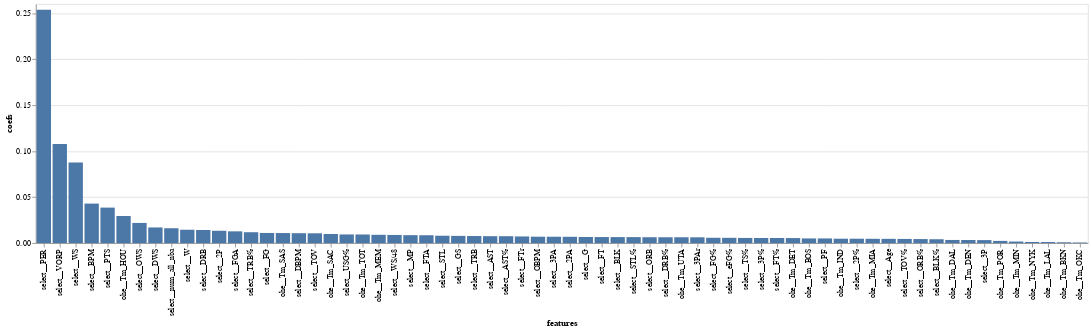

Notebook code for this chart:
### Markdown cell above
For our feature importance, we

### Code cell
import altair as alt

coef_df = pd.DataFrame({'coefs':model.best_estimator_.feature_importances_,
                          'features':X_train.columns})
coef_df_nz = coef_df[coef_df['coefs']!=0]

alt.Chart(coef_df_nz).mark_bar().encode(
    y='coefs',
    x=alt.Y('features', sort='-y'))

### Figure 1 — Vega-Lite specification as saved in the notebook (floating-point values rounded to 4 significant figures)
{"config": {"view": {"continuousWidth": 400, "continuousHeight": 300}}, "data": {"name": "data-7daa4745a0de2966e31cd3b6c4c310ca"}, "mark": "bar", "encoding": {"x": {"field": "features", "sort": "-y", "type": "nominal"}, "y": {"field": "coefs", "type": "quantitative"}}, "$schema": "https://vega.github.io/schema/vega-lite/v4.17.0.json", "datasets": {"data-7daa4745a0de2966e31cd3b6c4c310ca": [{"coefs": 0.004609, "features": "select__Age"}, {"coefs": 0.006633, "features": "select__G"}, {"coefs": 0.00782, "features": "select__GS"}, {"coefs": 0.008605, "features": "select__MP"}, {"coefs": 0.01101, "features": "select__FG"}, {"coefs": 0.01276, "features": "select__FGA"}, {"coefs": 0.005772, "features": "select__FG%"}, {"coefs": 0.00324, "features": "select__3P"}, {"coefs": 0.006915, "features": "select__3PA"}, {"coefs": 0.005546, "features": "select__3P%"}, {"coefs": 0.0134, "features": "select__2P"}, {"coefs": 0.006841, "features": "select__2PA"}, {"coefs": 0.004743, "features": "select__2P%"}, {"coefs": 0.005717, "features": "select__eFG%"}, {"coefs": 0.006552, "features": "select__FT"}, {"coefs": 0.008524, "features": "select__FTA"}, {"coefs": 0.005522, "features": "select__FT%"}, {"coefs": 0.006382, "features": "select__ORB"}, {"coefs": 0.01421, "features": "select__DRB"}, {"coefs": 0.007674, "features": "select__TRB"}, {"coefs": 0.007509, "features": "select__AST"}, {"coefs": 0.007991, "features": "select__STL"}, {"coefs": 0.006518, "features": "select__BLK"}, {"coefs": 0.01064, "features": "select__TOV"}, {"coefs": 0.005057, "features": "select__PF"}, {"coefs": 0.03859, "features": "select__PTS"}, {"coefs": 0.2537, "features": "select__PER"}, {"coefs": 0.005586, "features": "select__TS%"}, {"coefs": 0.006285, "features": "select__3PAr"}, {"coefs": 0.007221, "features": "select__FTr"}, {"coefs": 0.004368, "features": "select__ORB%"}, {"coefs": 0.006341, "features": "select__DRB%"}, {"coefs": 0.01182, "features": "select__TRB%"}, {"coefs": 0.007494, "features": "select__AST%"}, {"coefs": 0.006513, "features": "select__STL%"}, {"coefs": 0.004182, "features": "select__BLK%"}, {"coefs": 0.004509, "features": "select__TOV%"}, {"coefs": 0.009395, "features": "select__USG%"}, {"coefs": 0.0219, "features": "select__OWS"}, {"coefs": 0.01699, "features": "select__DWS"}, {"coefs": 0.08751, "features": "select__WS"}, {"coefs": 0.008854, "features": "select__WS/48"}, {"coefs": 0.006958, "features": "select__OBPM"}, {"coefs": 0.01075, "features": "select__DBPM"}, {"coefs": 0.04295, "features": "select__BPM"}, {"coefs": 0.1077, "features": "select__VORP"}, {"coefs": 0.01452, "features": "select__W"}, {"coefs": 0.01614, "features": "select__num_all_nba"}, {"coefs": 0.0008726, "features": "ohe__Tm_BKN"}, {"coefs": 0.005076, "features": "ohe__Tm_BOS"}, {"coefs": 0.003411, "features": "ohe__Tm_DAL"}, {"coefs": 0.003333, "features": "ohe__Tm_DEN"}, {"coefs": 0.005459, "features": "ohe__Tm_DET"}, {"coefs": 0.02946, "features": "ohe__Tm_HOU"}, {"coefs": 0.004747, "features": "ohe__Tm_IND"}, {"coefs": 0.001144, "features": "ohe__Tm_LAL"}, {"coefs": 0.009012, "features": "ohe__Tm_MEM"}, {"coefs": 0.004656, "features": "ohe__Tm_MIA"}, {"coefs": 0.001682, "features": "ohe__Tm_MIN"}, {"coefs": 0.001216, "features": "ohe__Tm_NYK"}, {"coefs": 0.0006396, "features": "ohe__Tm_OKC"}, {"coefs": 0.002381, "features": "ohe__Tm_POR"}, {"coefs": 0.009859, "features": "ohe__Tm_SAC"}, {"coefs": 0.01092, "features": "ohe__Tm_SAS"}, {"coefs": 0.009345, "features": "ohe__Tm_TOT"}, {"coefs": 0.006341, "features": "ohe__Tm_UTA"}]}}
